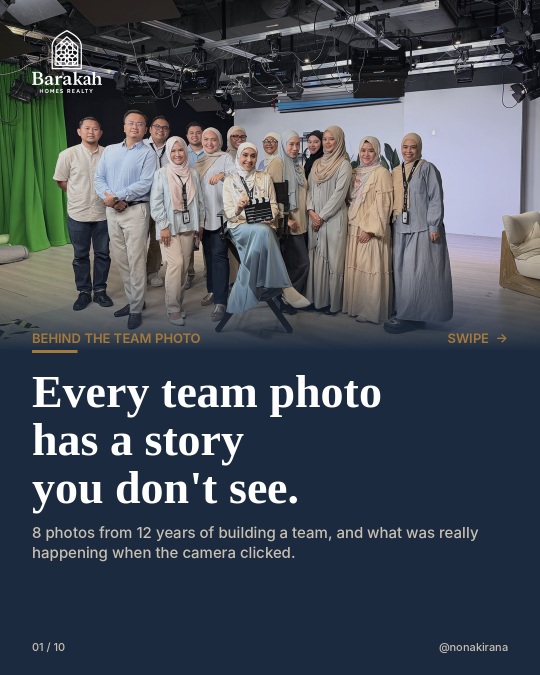
#> input picture behind-the-photo-carousel/slides/01.png, 1080 x 1350 px (shown at 1/2 size); its folder holds only this picture in this run
$ python make_storyboard.py
#> lines starting #> are read from the running program, lines starting #| are printed output that depends on the picture
"""Contact sheet of the slides: storyboard.png (5 x 2)."""
from PIL import Image, ImageDraw, ImageFont
import os
HERE = os.path.dirname(os.path.abspath(__file__))
COLS, ROWS, TW = 5, 2, 440
TH = round(TW * 1350 / 1080)
G, TOP = 24, 70
sheet = Image.new("RGB", (G + COLS * (TW + G), TOP + ROWS * (TH + G + 36)), (246, 241, 232))
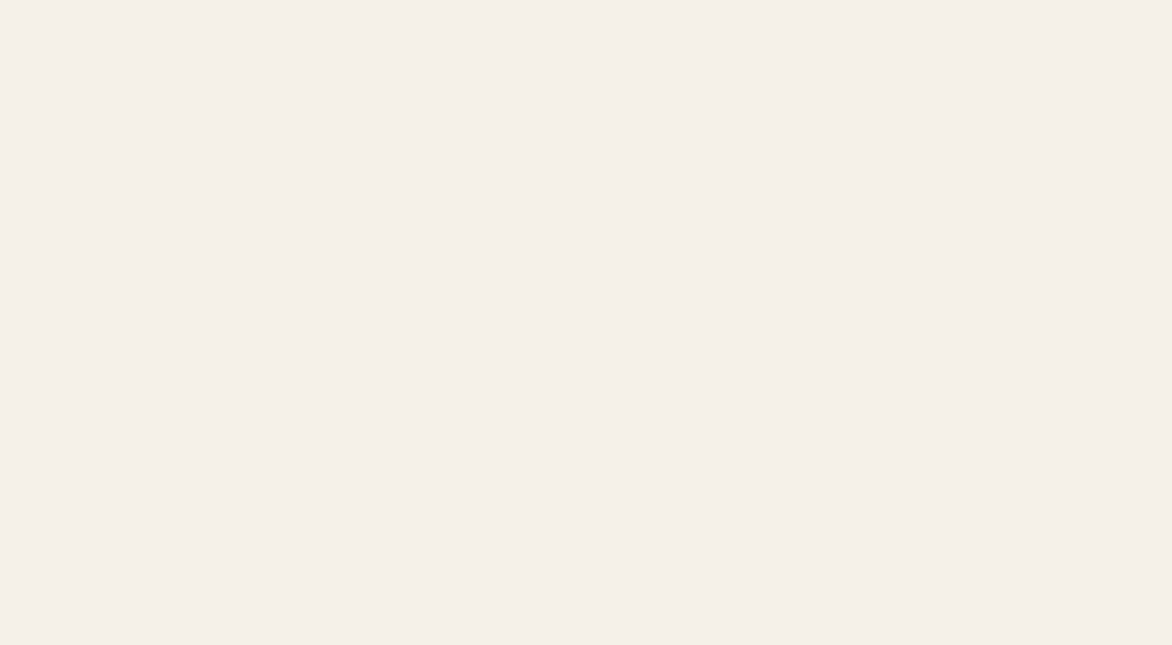
#> sheet: PIL image 2344x1290 RGB (shown at 1/2 size); mean R, G, B 246, 241, 232
d = ImageDraw.Draw(sheet)
f = ImageFont.truetype("/usr/share/fonts/opentype/inter/Inter-SemiBold.otf", 22)
d.text((G, 22), "Storyboard: Behind the team photo  (10 slides, 1080x1350)", font=f, fill=(27, 42, 63))
labels = ["Cover", "Where it started", "The ERA days", "Pandemic years", "First studio shoot",
          "Closing dinners", "Raya gathering", "Move to PropNex", "Barakah Homes today", "CTA"]
for i in range(10):
    im = Image.open(os.path.join(HERE, "slides", f"{i+1:02d}.png")).resize((TW, TH), Image.LANCZOS)
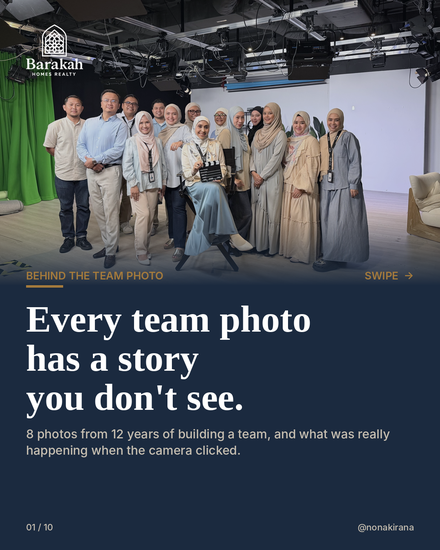
#> im: PIL image 440x550 RGB; mean R, G, B 70.1, 77.4, 86.9
    c, r = i % COLS, i // COLS
    x, y = G + c * (TW + G), TOP + r * (TH + G + 36)
    sheet.paste(im, (x, y))
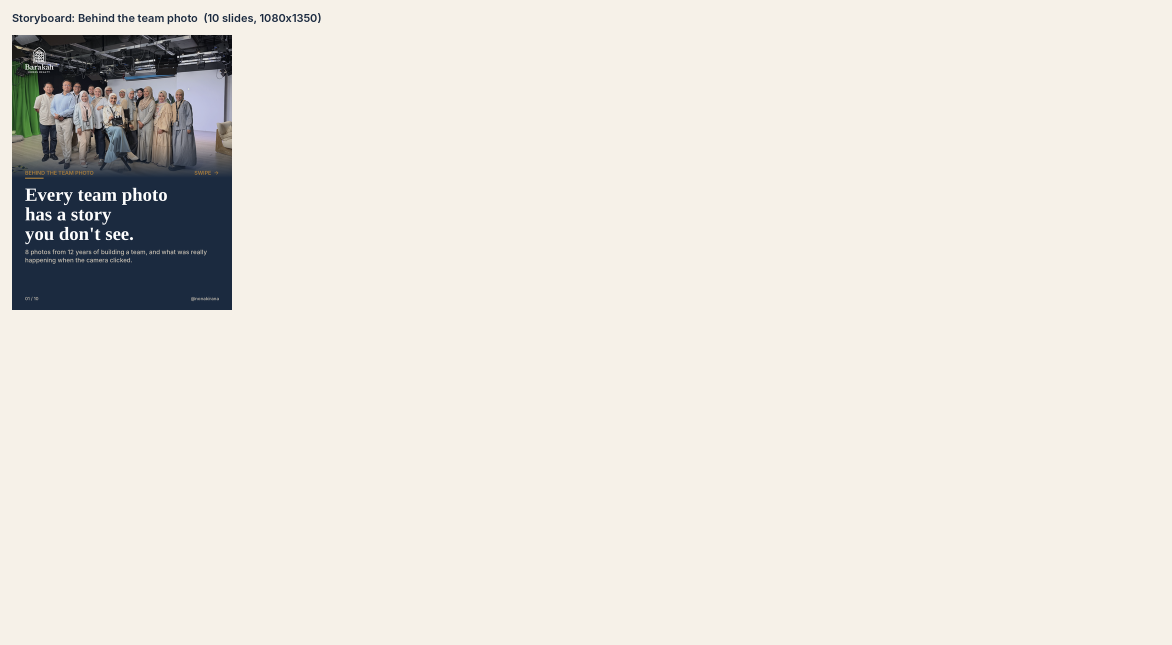
#> sheet: PIL image 2344x1290 RGB (shown at 1/2 size); mean R, G, B 231.7, 227.7, 220.2
#> (the run stopped early here; a loop or call above may not have finished)
